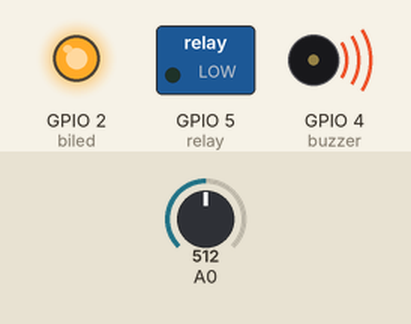
Bench run of a sketch on a simulated ESP8266 (NodeMCU). Parts: switched loads named in the sketch (green lamp = pin HIGH), output pins drawn as LEDs (lit = HIGH), buzzer (waves = sounding, pin HIGH). The test bench sets the inputs (shaded band); at power-on: A0 = 512. WiFi joins after 1.5 s; servers stay silent unless stated; what the sketch prints to the serial monitor is not drawn.

Above: at 1.85 s.
Timing chart, 0 to 30.6 s (numbered marks = the images above):
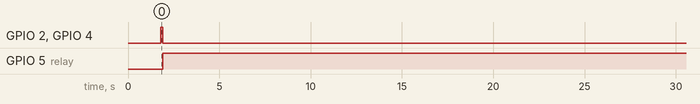

Measured:
- by itself, GPIO 2 (biled), GPIO 4 (buzzer): HIGH → LOW at 1.9 s
- by itself, GPIO 5 (relay): LOW → HIGH at 1.9 s

The sketch:

iron_curtain.ino
```cpp
#define BLYNK_PRINT Serial

#include <Blynk.h>
#include <ESP8266WiFi.h>
#include <BlynkSimpleEsp8266.h>

const int buzzer=4;
const int biled=2;
const int relay=5;

#define BLYNK_TEMPLATE_ID "TMPL3wQ4Kr9dO"
#define BLYNK_TEMPLATE_NAME "Iron Curtain"
#define BLYNK_AUTH_TOKEN "CucDewb8UBdz73v5UrKNaUH8NlKzO7rE"

char auth[] = BLYNK_AUTH_TOKEN;
char ssid[] = "D4RK wifi";
char pass[] = "#23702370";

BlynkTimer timer;

void sendSensor(){

  int sensorValue = analogRead(A0);

  Serial.println(sensorValue);
  Blynk.virtualWrite(V1,0);
  //Blynk.virtualWrite(V0, "MACHINE WORKING NORMALLY");
  Blynk.virtualWrite(V2,0);

  if (sensorValue<1000){

    digitalWrite(buzzer,LOW);
    digitalWrite(biled,LOW);
    digitalWrite(relay,HIGH);

    //Blynk.virtualWrite(V0, "EMERGENCY STOP ACTIVATED");
    Blynk.virtualWrite(V2,1);
    Blynk.virtualWrite(V1,1);
    delay(25000);

    digitalWrite(buzzer,HIGH);
    digitalWrite(biled,HIGH);
    digitalWrite(relay,LOW);
    }

}
  void setup() {

  Serial.begin(9600);

  Blynk.begin(auth, ssid, pass);

  pinMode(buzzer,OUTPUT);
  pinMode(biled,OUTPUT);
  pinMode(relay,OUTPUT);

  digitalWrite(buzzer,HIGH);
  digitalWrite(biled,HIGH);
  digitalWrite(relay,LOW);

  timer.setInterval(100L,sendSensor);

}

void loop() {

  Blynk.run();
  timer.run();

  }
```
